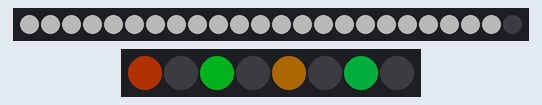
Bench run of a sketch on a simulated Arduino Uno, built for the host (arithmetic inside an expression is 32-bit, double 64-bit). Shown: 24 RGB LEDs in strip order, left to right, 8 RGB LEDs in strip order, left to right. Dim RGB values are drawn brighter than linear.

Above: at 0.1 s.
At 7.6 s:
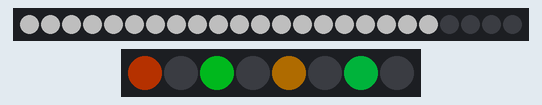
At 12.6 s:
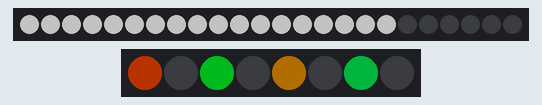
At 17.6 s:
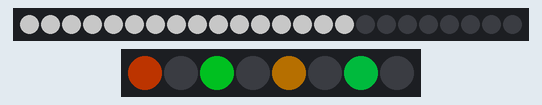
At 27.6 s:
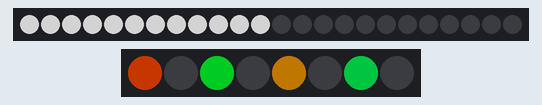
At 37.6 s:
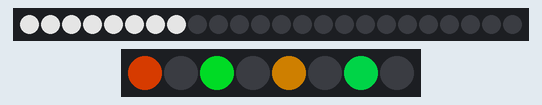
Timing chart, 0 to 39.1 s (numbered marks = the images above):
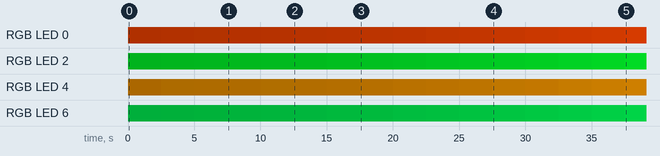

Measured:
- by itself, RGB LED 0: off → RGB(55, 15, 0) at 0.01 s, → RGB(58, 16, 0) 2.5 s later, → RGB(60, 17, 0) 2.5 s later, → RGB(63, 17, 0) 2.5 s later, … (16 changes in this stretch)
- by itself, RGB LED 2: off → RGB(0, 61, 10) at 0.01 s, → RGB(0, 63, 10) 2.5 s later, → RGB(0, 66, 11) 2.5 s later, → RGB(0, 69, 11) 2.5 s later, … (16 changes in this stretch)

The sketch:

Julian.ino
```cpp
#include <FastLED.h>

#define FASTLED_ALLOW_INTERRUPTS 0

#define STRIP 14 // D5    // Strip1: äußerer Ringe mit 24 LEDs
#define NUM 24

#define STRIP2 12 // D6   // Strip2: innerer Ring mit 8 LEDs
#define NUM2 8

CRGB strip[NUM];
CRGB strip2[NUM2];
unsigned long startTime = 0;
int timerWork = 1;
int timerBreak = 1;

void setup() {
  FastLED.addLeds<WS2812B, STRIP, GRB>(strip, NUM).setCorrection(TypicalLEDStrip);
  FastLED.addLeds<WS2812B, STRIP2, GRB>(strip2, NUM2).setCorrection(TypicalLEDStrip);
  FastLED.setMaxPowerInVoltsAndMilliamps(5, 300);
  FastLED.clear(true);

  strip2[0] = CHSV(21, 255, 255);
  strip2[2] = CHSV(110, 255, 255);
  strip2[4] = CHSV(40, 255, 255);
  strip2[6] = CHSV(120, 255, 255);
}

void loop() {
  updateTimer();
}
void startTimer() {
  startTime = millis();
}
void updateTimer() {
  if (millis() - startTime > 1000 * 60 * timerWork) { // Work time beendet
    if (millis() - startTime > 1000 * 60 * (timerWork + timerBreak)) { // Timer beendet: Arbeitszeit + Pausenzeit abgelaufen
      return startTimer(); // Starte neuen Timer
    }
      // Pause läuft:
      //  mapt die Restpausenzeit und zeigt in einem Kreisbogen am Ende des Rings in grün die Restpause an
      int remaining = map(1000 * 60 * timerBreak - (millis() - (startTime + 1000 * 60 * timerWork)), 0, 1000 * 60 * timerWork, NUM - 1, -1);
      for (int i = 0; i < NUM; i++) {
        strip[i] = CHSV(0, 0, 0);
      }
      if (remaining >= 0) {
        for (int i = 0; i <= remaining; i++) {
           strip[NUM - 1 - i] = CRGB(0, 255, 0); // Grün
        }
      }
      FastLED.show();
  } else {
       // Arbeitsphase laeuft:
       //  mapt verbleibende Arbeitszeit in diesem Timer-Zyklus relativ zur Laenge des Arbeitszyklus
       //  auf eine LED-Nummer auf dem Strip
       int past = map(1000 * 60 * timerWork - (millis() - startTime), 0, 1000 * 60 * timerWork, -1, NUM - 1);
       for (int i = 0; i < NUM; i++) {
         strip[i] = CHSV(0, 0, 0);
       }
       if (past >= 0) {
         for (int i = 0; i <= past; i++) {
            strip[i] = CHSV(0, 0, 255); // zeigt in einem Kreisbogen Restzeit in weiß an
         }
       }
       FastLED.show();
    }
}
```
